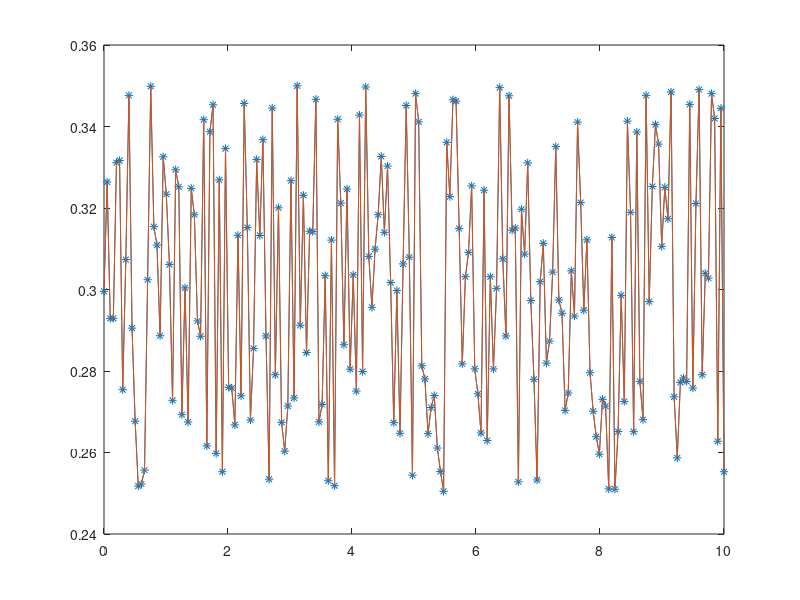

The MATLAB script that drew this image: (Note: this script raises an error after producing the figure.)
% Keller-Segel equation 1D
% $\partial_t u - D \Delta_x u + \chi \partial_x (u\partial_x c) = 0$
% $\partial_t c - D_2 \Delta_x c = \alpha u - \beta c$
close all; clear all; format long;

lim = 'MC'; % choose flux limiter

%% Model parameters
D = 1;
D2 = 1;
alpha =1; 
beta = 0.1;

chi = 100; % chemoattractant strength

%% Space grid
nbx = 200;                          % Number of points in the domain
L = 10;     
xm=0;
xM=10;% Length of the domain
h = (xM-xm)/(nbx-1);                     % grid space
x = xm:h:xM;                            % discretization

%% Time discretization
T = 2;
dt = 1e-6;
t = 0:dt:T;  
CFL=0.0001;

%% Initial condition
% initial condition
r = -1 + (2)*rand(nbx,1);
u = abs(0.3+0.05*r);  % Random numbers
c = u;

% initialisation flux at boundary of cells
fluxm_h = zeros(nbx+1,1); 

figure(1)
plot(x,u, '-*');
hold on 
plot(x,c);
hold off;

u_up = u;
tt = dt; inc = 1; inc2=1;
%%
while(tt < T)
    tt
    % the velocity here is the gradient of c
    v=zeros(nbx+1,1);
    v(2:nbx) = (c(2:nbx)-c(1:nbx-1))./h;
    
    % compute flux
    fluxm_h = ospre_convection_flux(u,v,nbx,h,dt);
    flux_diff = zeros(nbx+1,1);
    flux_diff(2:nbx) = (u(2:nbx)-u(1:nbx-1))./h;
    % CFL condition: adaptive time step
    dt = 1e-5; 
    dt = min(dt, CFL.*h./max(abs(v)));
    % compute solution
    u = u - chi*dt*(fluxm_h(2:nbx+1)-fluxm_h(1:nbx))./h + dt*D*(flux_diff(2:nbx+1)-flux_diff(1:nbx))./h;
    c = c + D2*dt*(v(2:nbx+1)-v(1:nbx))./h +dt*alpha.*u - dt*beta .*c;
    
    
    % plot the solution during simulation 
    if mod(inc,1000)==0 
        figure(1)
        plot(x,u, '-*');
        
        
        figure(2)
        plot(x,c, '-*')
        
        mass(inc2) = h*sum(u);
        figure(3)
        plot(mass)
        inc2=inc2+1;
    end
    inc = inc +1;
    tt = tt+dt;
end